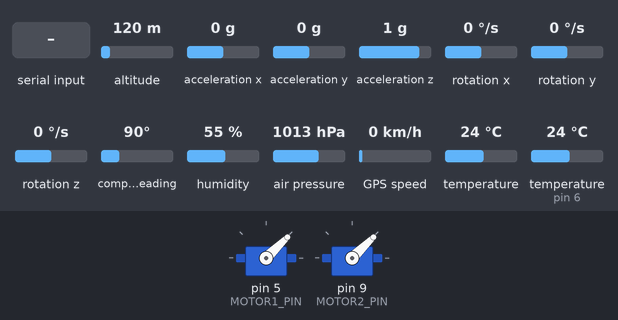
A sketch run on a simulated Arduino Uno, built with avr-gcc and run on an emulated ATmega328P. On the bench: 2 × servo. Inputs (shaded band) come from the test bench; at power-on: altitude 120 m, acceleration x 0 g, acceleration y 0 g, acceleration z 1 g, rotation x 0 °/s, rotation y 0 °/s, rotation z 0 °/s, compass heading 90°, humidity 55 %, air pressure 1013 hPa, GPS speed 0 km/h, temperature 24 °C, temperature (sensor on pin 6) 24 °C. The GPS gets a fix after 3 s at 37.7749, -122.4194 with 8 satellites; what the sketch prints to the serial monitor is not drawn.

Above: at 2.2 s.
2.3 s: "stop\n" received over Serial
4.5 s: "right\n" received over Serial
At 6.9 s:
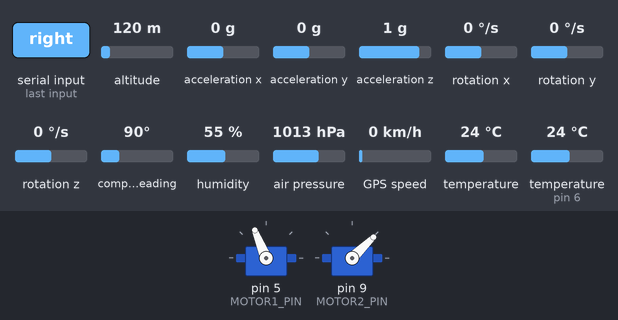
9.6 s: "Received:\n" received over Serial
At 11.2 s:
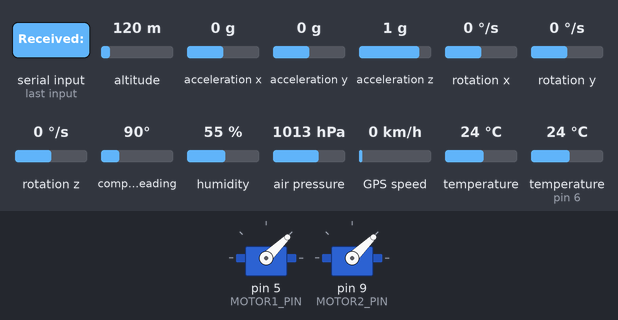
12.0 s: "left\n" received over Serial
At 15.5 s:
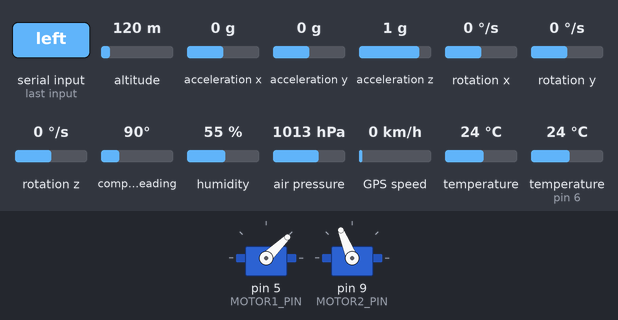
17.1 s: "90\n" received over the second serial link
At 18.1 s:
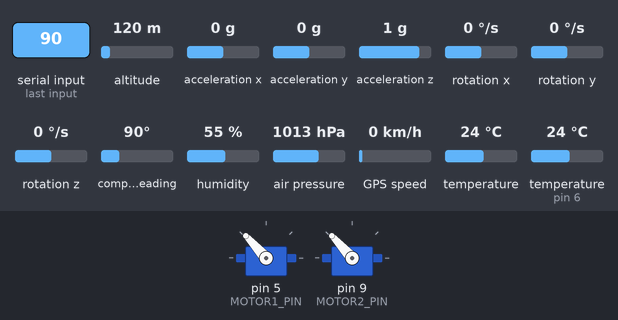
18.7 s: "L90\n" received over Serial
At 20.9 s:
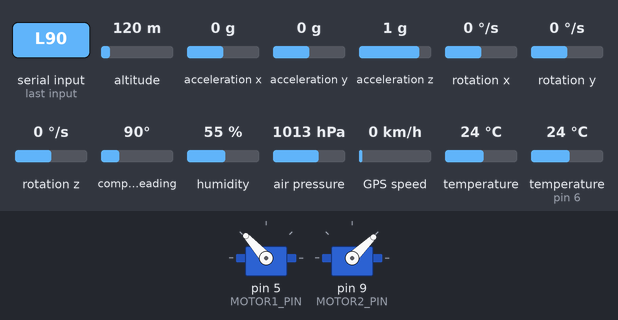
Timing chart, 0 to 22.1 s (numbered marks = the images above; inputs shaded):
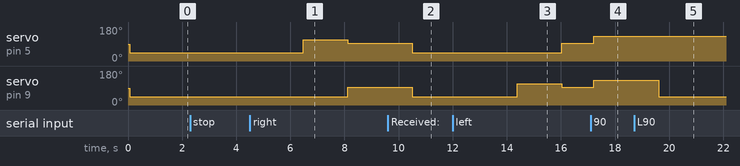

The sketch:

Arduino_Code_Deployed_PWM.ino
```cpp
#include <Wire.h>
#include <SoftwareSerial.h>
#include <TinyGPS.h>
#include <DHT11.h>
#include <Adafruit_Sensor.h>
#include <Adafruit_HMC5883_U.h>
#include <Adafruit_BMP085.h>
#include <Adafruit_MPU6050.h>
#include <Servo.h>

// Pin Definitions
#define BT_RX 1
#define BT_TX 0
#define GPS_RX 4
#define GPS_TX 3
#define DHT_PIN 6

// Motor Pins
#define MOTOR1_PIN 5  // Left motor
#define MOTOR2_PIN 9  // Right motor

// Motor Control Constants
#define TURN_DELAY 1500    // 1.5 seconds
#define NORMAL_SPEED 1500  // 50% speed for normal movement

// Default GPS coordinates (Chennai)
#define DEFAULT_LAT 12.8437
#define DEFAULT_LON 80.1545

// Bluetooth and GPS Serial
SoftwareSerial bluetooth(BT_RX, BT_TX);
SoftwareSerial gpsSerial(GPS_RX, GPS_TX);

// Initialize sensors
TinyGPS gps;
DHT11 dht11(DHT_PIN);
Adafruit_HMC5883_Unified mag = Adafruit_HMC5883_Unified(12345);
Adafruit_BMP085 bmp;
Adafruit_MPU6050 mpu;

// Initialize motors
Servo motor1;
Servo motor2;

// Configuration
const float DECLINATION_ANGLE = -1.12; // Set to your local declination angle
const unsigned long TRANSMIT_INTERVAL = 1000; // 1 second between transmissions
unsigned long lastTransmitTime = 0;

// Sensor data structure
struct SensorData {
  // DHT11
  int temperature;
  int humidity;

  // GPS
  float latitude;
  float longitude;
  unsigned long gpsAge;
  int satellites;
  int hdop;

  // MPU6050
  float accelX, accelY, accelZ;
  float gyroX, gyroY, gyroZ;
  float mpuTemp;

  // HMC5883L
  float magX, magY, magZ;
  float heading;

  // BMP085
  float bmpTemp;
  float pressure;
  float altitude;
};

SensorData sensorData;

void setup() {
  // Initialize serial communications
  Serial.begin(115200);
  bluetooth.begin(9600);
  gpsSerial.begin(4800);

  Serial.println("Initializing Integrated Sensor System...");
  bluetooth.println("Initializing Integrated Sensor System...");

  // Initialize I2C sensors
  Wire.begin();
  initializeSensors();

  // Initialize motors
  motor1.attach(MOTOR1_PIN);
  motor2.attach(MOTOR2_PIN);

  // Initialize motors to stopped position
  motor1.writeMicroseconds(1000);
  motor2.writeMicroseconds(1000);

  Serial.println("Setup complete!");
  bluetooth.println("Setup complete!");
  delay(1000);
}

void loop() {
  // Check for Bluetooth commands
  checkBluetoothCommands();

  // Check if it's time to read sensors and transmit data
  unsigned long currentTime = millis();
  if (currentTime - lastTransmitTime >= TRANSMIT_INTERVAL) {
    // Read all sensor data
    readDHT11();
    readGPS();
    readMPU6050();
    readHMC5883L();
    readBMP085();

    // Transmit data
    transmitData(currentTime);

    lastTransmitTime = currentTime;
  }
}

// Initialize all sensors
void initializeSensors() {
  // Initialize MPU6050
  Serial.print("Initializing MPU6050... ");
  if (!mpu.begin()) {
    Serial.println("Failed!");
    Serial.println("Could not find MPU6050 sensor. Check wiring!");
  } else {
    mpu.setAccelerometerRange(MPU6050_RANGE_8_G);
    mpu.setGyroRange(MPU6050_RANGE_500_DEG);
    mpu.setFilterBandwidth(MPU6050_BAND_21_HZ);
    Serial.println("Success!");
  }

  // Initialize HMC5883L
  Serial.print("Initializing HMC5883L... ");
  if (!mag.begin()) {
    Serial.println("Failed!");
    Serial.println("Could not find HMC5883L sensor. Check wiring!");
  } else {
    Serial.println("Success!");
  }

  // Initialize BMP085
  Serial.print("Initializing BMP085... ");
  if (!bmp.begin()) {
    Serial.println("Failed!");
    Serial.println("Could not find BMP085 sensor. Check wiring!");
  } else {
    Serial.println("Success!");
  }

  // DHT11 doesn't need explicit initialization
  Serial.println("DHT11 ready on pin " + String(DHT_PIN));

  // Initialize default values for GPS
  sensorData.latitude = DEFAULT_LAT;
  sensorData.longitude = DEFAULT_LON;
  sensorData.satellites = 0;
  sensorData.hdop = 9999;
  sensorData.gpsAge = 0;
}

// Read DHT11 temperature and humidity
void readDHT11() {
  int temperature = 0;
  int humidity = 0;

  int result = dht11.readTemperatureHumidity(temperature, humidity);

  if (result == 0) {
    // Reading successful
    sensorData.temperature = temperature;
    sensorData.humidity = humidity;
  } else {
    // Error reading, keep previous values
    Serial.println("DHT11 Error: " + String(DHT11::getErrorString(result)));
  }
}

// Read GPS data
void readGPS() {
  bool newData = false;
  unsigned long startTime = millis();

  // Try to get GPS data for up to 500ms
  while (millis() - startTime < 500) {
    if (gpsSerial.available()) {
      char c = gpsSerial.read();
      if (gps.encode(c)) {
        newData = true;
      }
    }
  }

  // Try to get position if new data is available
  if (newData) {
    float latitude, longitude;
    unsigned long age;

    gps.f_get_position(&latitude, &longitude, &age);

      // Check if the position is valid
      if (latitude != TinyGPS::GPS_INVALID_F_ANGLE &&
          longitude != TinyGPS::GPS_INVALID_F_ANGLE) {
        sensorData.latitude = latitude;
        sensorData.longitude = longitude;
        sensorData.gpsAge = age;
      } else {
        // Use default coordinates if invalid
        sensorData.latitude = DEFAULT_LAT;
        sensorData.longitude = DEFAULT_LON;
      }

      // Get satellites and precision data
      sensorData.satellites = gps.satellites() == TinyGPS::GPS_INVALID_SATELLITES ? 0 : gps.satellites();
      sensorData.hdop = gps.hdop() == TinyGPS::GPS_INVALID_HDOP ? 9999 : gps.hdop();
  }
}

// Read MPU6050 accelerometer and gyroscope
void readMPU6050() {
  sensors_event_t accel, gyro, temp;

  mpu.getEvent(&accel, &gyro, &temp);

  // Store acceleration values
  sensorData.accelX = accel.acceleration.x;
  sensorData.accelY = accel.acceleration.y;
  sensorData.accelZ = accel.acceleration.z;

  // Store gyroscope values
  sensorData.gyroX = gyro.gyro.x;
  sensorData.gyroY = gyro.gyro.y;
  sensorData.gyroZ = gyro.gyro.z;

  // Store temperature
  sensorData.mpuTemp = temp.temperature;
}

// Read HMC5883L magnetometer
void readHMC5883L() {
  sensors_event_t event;

  mag.getEvent(&event);

  // Store magnetometer values
  sensorData.magX = event.magnetic.x;
  sensorData.magY = event.magnetic.y;
  sensorData.magZ = event.magnetic.z;

  // Calculate heading
  float heading = atan2(event.magnetic.y, event.magnetic.x);
  heading += DECLINATION_ANGLE;

  // Normalize heading
  if (heading < 0) heading += 2 * PI;
  if (heading > 2 * PI) heading -= 2 * PI;

  sensorData.heading = heading * 180 / M_PI; // Convert to degrees
}

// Read BMP085 barometer
void readBMP085() {
  sensorData.bmpTemp = bmp.readTemperature();
  sensorData.pressure = bmp.readPressure();
  sensorData.altitude = bmp.readAltitude();
}

// Check for Bluetooth commands
void checkBluetoothCommands() {
  if (bluetooth.available() > 0) {
    String command = bluetooth.readStringUntil('\n');
    command.trim();

    // Log received command
    Serial.println("Received command: " + command);

    // Process command for motor control
    processCommand(command);
  }

  // Also check Serial for commands (for debugging)
  if (Serial.available() > 0) {
    String command = Serial.readStringUntil('\n');
    command.trim();

    Serial.println("Received: " + command);
    bluetooth.println("Received: " + command);

    processCommand(command);
  }
}

// Process commands for motor control
void processCommand(String command) {
    int leftSpeed = 1000, rightSpeed = 1000; // Default: motors off
    bool validCommand = false;  // Flag to track if command was valid

    // Check text commands first, before numeric checks
    if (command.equalsIgnoreCase("stop")) {
        leftSpeed = 1000;  // 0% speed
        rightSpeed = 1000; // 0% speed

        Serial.println("Stopping Motors");
        bluetooth.println("Stopping Motors");

        Serial.println("Both motors stopped");
        bluetooth.println("Both motors stopped");
        validCommand = true;
    }
    else if (command.equalsIgnoreCase("left")) {
        // Step 1: Stop both motors
        motor1.writeMicroseconds(1000);
        motor2.writeMicroseconds(1000);
        Serial.println("Stopping before turn");
        bluetooth.println("Stopping before turn");
        delay(TURN_DELAY);

        // Step 2: Execute turn
        motor1.writeMicroseconds(1000);  // 0% speed
        motor2.writeMicroseconds(1700);  // 70% speed
        Serial.println("Turning Left");
        bluetooth.println("Turning Left");
        Serial.println("Left motor speed: 30%");
        bluetooth.println("Left motor speed: 30%");
        Serial.println("Right motor speed: 70%");
        bluetooth.println("Right motor speed: 70%");
        delay(TURN_DELAY);

        // Step 3: Resume normal speed
        leftSpeed = NORMAL_SPEED;
        rightSpeed = NORMAL_SPEED;
        Serial.println("Resuming normal speed");
        bluetooth.println("Resuming normal speed");
        Serial.println("Both motors speed: 50%");
        bluetooth.println("Both motors speed: 50%");
        validCommand = true;
    }
    else if (command.equalsIgnoreCase("right")) {
        // Step 1: Stop both motors
        motor1.writeMicroseconds(1000);
        motor2.writeMicroseconds(1000);
        Serial.println("Stopping before turn");
        bluetooth.println("Stopping before turn");
        delay(TURN_DELAY);

        // Step 2: Execute turn
        motor1.writeMicroseconds(1700);  // 70% speed
        motor2.writeMicroseconds(1000);  // 30% speed
        Serial.println("Turning Right");
        bluetooth.println("Turning Right");
        Serial.println("Left motor speed: 70%");
        bluetooth.println("Left motor speed: 70%");
        Serial.println("Right motor speed: 30%");
        bluetooth.println("Right motor speed: 30%");
        delay(TURN_DELAY);

        // Step 3: Resume normal speed
        leftSpeed = NORMAL_SPEED;
        rightSpeed = NORMAL_SPEED;
        Serial.println("Resuming normal speed");
        bluetooth.println("Resuming normal speed");
        Serial.println("Both motors speed: 50%");
        bluetooth.println("Both motors speed: 50%");
        validCommand = true;
    }
    else if (command.startsWith("L") && command.indexOf("R") > 0) {
        int lIndex = command.indexOf("L");
        int rIndex = command.indexOf("R");
        int leftValue = command.substring(lIndex + 1, rIndex).toInt();
        int rightValue = command.substring(rIndex + 1).toInt();

        if (leftValue >= 0 && leftValue <= 100 && rightValue >= 0 && rightValue <= 100) {
            leftSpeed = 1000 + (leftValue * 10);
            rightSpeed = 1000 + (rightValue * 10);
            Serial.println("Left motor speed: " + String(leftValue) + "%");
            bluetooth.println("Left motor speed: " + String(leftValue) + "%");
            Serial.println("Right motor speed: " + String(rightValue) + "%");
            bluetooth.println("Right motor speed: " + String(rightValue) + "%");
            validCommand = true;
        }
    }
    else if (command.startsWith("L")) {
        int leftValue = command.substring(1).toInt();
        if (leftValue >= 0 && leftValue <= 100) {
            leftSpeed = 1000 + (leftValue * 10);
            Serial.println("Left motor speed: " + String(leftValue) + "%");
            bluetooth.println("Left motor speed: " + String(leftValue) + "%");
            validCommand = true;
        }
    }
    else if (command.startsWith("R")) {
        int rightValue = command.substring(1).toInt();
        if (rightValue >= 0 && rightValue <= 100) {
            rightSpeed = 1000 + (rightValue * 10);
            Serial.println("Right motor speed: " + String(rightValue) + "%");
            bluetooth.println("Right motor speed: " + String(rightValue) + "%");
            validCommand = true;
        }
    }
    else if (isNumber(command) && command.toInt() >= 0 && command.toInt() <= 100) {
        // Single-Speed Command: Both motors same speed
        int speedValue = command.toInt();
        leftSpeed = rightSpeed = 1000 + (speedValue * 10);
        Serial.println("Both motors speed: " + String(speedValue) + "%");
        bluetooth.println("Both motors speed: " + String(speedValue) + "%");
        validCommand = true;
    }

    if (!validCommand) {
        // This is original sensor data or an invalid command
        // Return without applying anything to motors
        if (!command.startsWith("Received:")) {  // Avoid showing error for confirmation messages
            Serial.println("Error: Invalid Command!");
            Serial.println("Valid commands are:");
            Serial.println("- 'stop': Stops both motors");
            Serial.println("- 'left': Turn left");
            Serial.println("- 'right': Turn right");
            Serial.println("- 'L[0-100]': Set left motor speed (0-100%)");
            Serial.println("- 'R[0-100]': Set right motor speed (0-100%)");
            Serial.println("- 'L[0-100]R[0-100]': Set both motor speeds");
            Serial.println("- '[0-100]': Set both motors to same speed");

            bluetooth.println("Error: Invalid Command!");
            bluetooth.println("Valid commands are:");
            bluetooth.println("- 'stop': Stops both motors");
            bluetooth.println("- 'left': Turn left");
            bluetooth.println("- 'right': Turn right");
            bluetooth.println("- 'L[0-100]': Set left motor speed (0-100%)");
            bluetooth.println("- 'R[0-100]': Set right motor speed (0-100%)");
            bluetooth.println("- 'L[0-100]R[0-100]': Set both motor speeds");
            bluetooth.println("- '[0-100]': Set both motors to same speed");
        }
        return;
    }

    // Apply speeds to motors
    motor1.writeMicroseconds(leftSpeed);
    motor2.writeMicroseconds(rightSpeed);
}

// Helper function to check if a string is a valid number
bool isNumber(String str) {
    for(unsigned int i = 0; i < str.length(); i++) {
        if(i == 0 && str.charAt(i) == '-') continue; // Handle negative numbers
        if(!isDigit(str.charAt(i))) return false;
    }
    return true;
}

// Transmit all sensor data over Bluetooth
void transmitData(unsigned long timestamp) {
  // Format: timestamp,DHT11(temp,humidity),GPS(lat,lon,sat,hdop),MPU6050(ax,ay,az,gx,gy,gz,t),HMC5883L(mx,my,mz,heading),BMP085(t,p,alt)
  String dataString = String(timestamp) + ",";

  // DHT11 data
  dataString += String(sensorData.temperature) + "," + String(sensorData.humidity) + ",";

  // GPS data
  dataString += String(sensorData.latitude, 6) + "," + String(sensorData.longitude, 6) + ",";
  dataString += String(sensorData.satellites) + "," + String(sensorData.hdop) + ",";

  // MPU6050 data
  dataString += String(sensorData.accelX) + "," + String(sensorData.accelY) + "," + String(sensorData.accelZ) + ",";
  dataString += String(sensorData.gyroX) + "," + String(sensorData.gyroY) + "," + String(sensorData.gyroZ) + ",";
  dataString += String(sensorData.mpuTemp) + ",";

  // HMC5883L data
  dataString += String(sensorData.magX) + "," + String(sensorData.magY) + "," + String(sensorData.magZ) + ",";
  dataString += String(sensorData.heading) + ",";

  // BMP085 data
  dataString += String(sensorData.bmpTemp) + "," + String(sensorData.pressure) + "," + String(sensorData.altitude);

  // Send data over Bluetooth
  Serial.println(dataString);
  bluetooth.println(dataString);

  // Also print to Serial for debugging
  Serial.println("Sent: " + dataString);
}
```

Measured:
- after the input at 2.3 s, every drawn part: stays the same
- after the input at 4.5 s, servo on pin 5 (MOTOR1_PIN): 44° → 112° after 2.0 s, → 93° 1.6 s later; servo on pin 9 (MOTOR2_PIN): 44° → 93° after 3.6 s
- after the input at 9.6 s, servo on pin 5 (MOTOR1_PIN), servo on pin 9 (MOTOR2_PIN): 93° → 44° after 0.91 s
- after the input at 12.0 s, servo on pin 5 (MOTOR1_PIN): 44° → 93° after 4.0 s; servo on pin 9 (MOTOR2_PIN): 44° → 112° after 2.4 s, → 93° 1.6 s later
- after the input at 17.1 s, servo on pin 5 (MOTOR1_PIN), servo on pin 9 (MOTOR2_PIN): 93° → 132° after 0.10 s
- after the input at 18.7 s, servo on pin 9 (MOTOR2_PIN): 132° → 44° after 0.92 s
